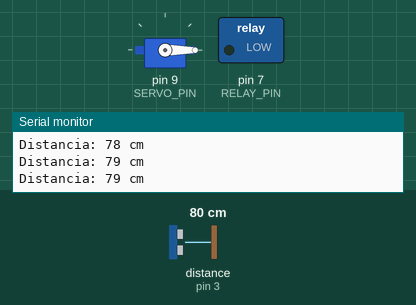
A sketch run on a simulated Arduino Uno, built with avr-gcc and run on an emulated ATmega328P. Shown: servo, switched loads named in the sketch (green lamp = pin HIGH), the last lines printed to the serial monitor. Wiring (inferred from the names in the program): ultrasonic range finder: trigger pin 2; echo pin 3. The inputs (shaded band) are chosen by the test bench; at power-on: distance to the obstacle (sensor on pin 3) 80 cm. The echo pulse lasts 58.3 µs per cm; pins used as bus, display or sensor lines are not drawn.

Above: at 1.3 s.
1.4 s: distance to the obstacle (sensor on pin 3) set to 18 cm
2.9 s: distance to the obstacle (sensor on pin 3) set to 14 cm
At 4.2 s:
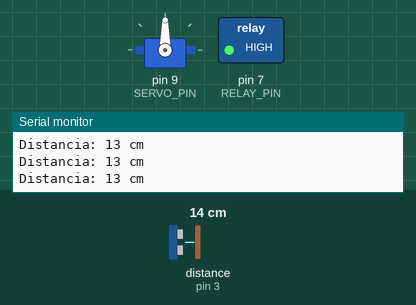
4.5 s: distance to the obstacle (sensor on pin 3) set to 35 cm
At 5.5 s:
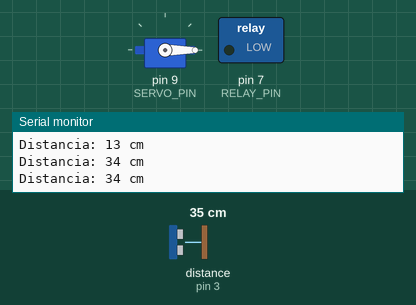
6.0 s: distance to the obstacle (sensor on pin 3) set to 2 cm
At 6.9 s:
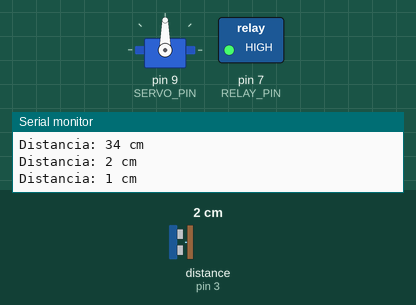
Timing chart, 0 to 8.5 s (numbered marks = the images above; inputs shaded):
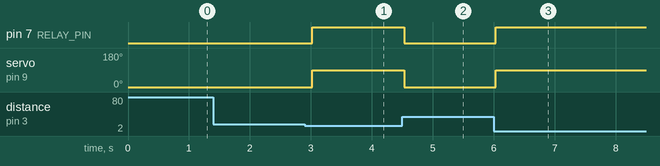

Measured:
- the behaviour switches between 16 and 15 cm on distance to the obstacle (sensor on pin 3) (found by bisection; images 0 and 1)
- after the input at 2.9 s, pin 7 (RELAY_PIN): LOW → HIGH after 0.12 s; servo on pin 9 (SERVO_PIN): 0° → 90° after 0.12 s
- after the input at 4.5 s, pin 7 (RELAY_PIN): HIGH → LOW at once; servo on pin 9 (SERVO_PIN): 90° → 0° at once
- after the input at 6.0 s, pin 7 (RELAY_PIN): LOW → HIGH at once; servo on pin 9 (SERVO_PIN): 0° → 90° at once

The sketch:

exercicio-04.ino
```cpp
// =============================
// Portão automático com sensor de distância
// =============================

#include <Servo.h>

#define TRIG_PIN 2
#define ECHO_PIN 3
#define RELAY_PIN 7 // Lâmpada de entrada
#define SERVO_PIN 9

Servo portao;

void setup()
{
  pinMode(TRIG_PIN, OUTPUT);
  pinMode(ECHO_PIN, INPUT);
  pinMode(RELAY_PIN, OUTPUT);

  digitalWrite(RELAY_PIN, LOW);
  portao.attach(SERVO_PIN);
  portao.write(0); // Portão fechado

  Serial.begin(9600);
}

long medirDistancia()
{
  digitalWrite(TRIG_PIN, LOW);
  delayMicroseconds(2);
  digitalWrite(TRIG_PIN, HIGH);
  delayMicroseconds(10);
  digitalWrite(TRIG_PIN, LOW);
  long duration = pulseIn(ECHO_PIN, HIGH);
  long distance = duration * 0.034 / 2; // cm
  return distance;
}

void loop()
{
  long dist = medirDistancia();
  Serial.print("Distancia: ");
  Serial.print(dist);
  Serial.println(" cm");

  if (dist > 0 && dist < 15)
  {                                // Alguém se aproximou
    portao.write(90);              // Abre portão
    digitalWrite(RELAY_PIN, HIGH); // Liga lâmpada
  }
  else
  {
    portao.write(0);              // Fecha portão
    digitalWrite(RELAY_PIN, LOW); // Desliga lâmpada
  }

  delay(500);
}
```
